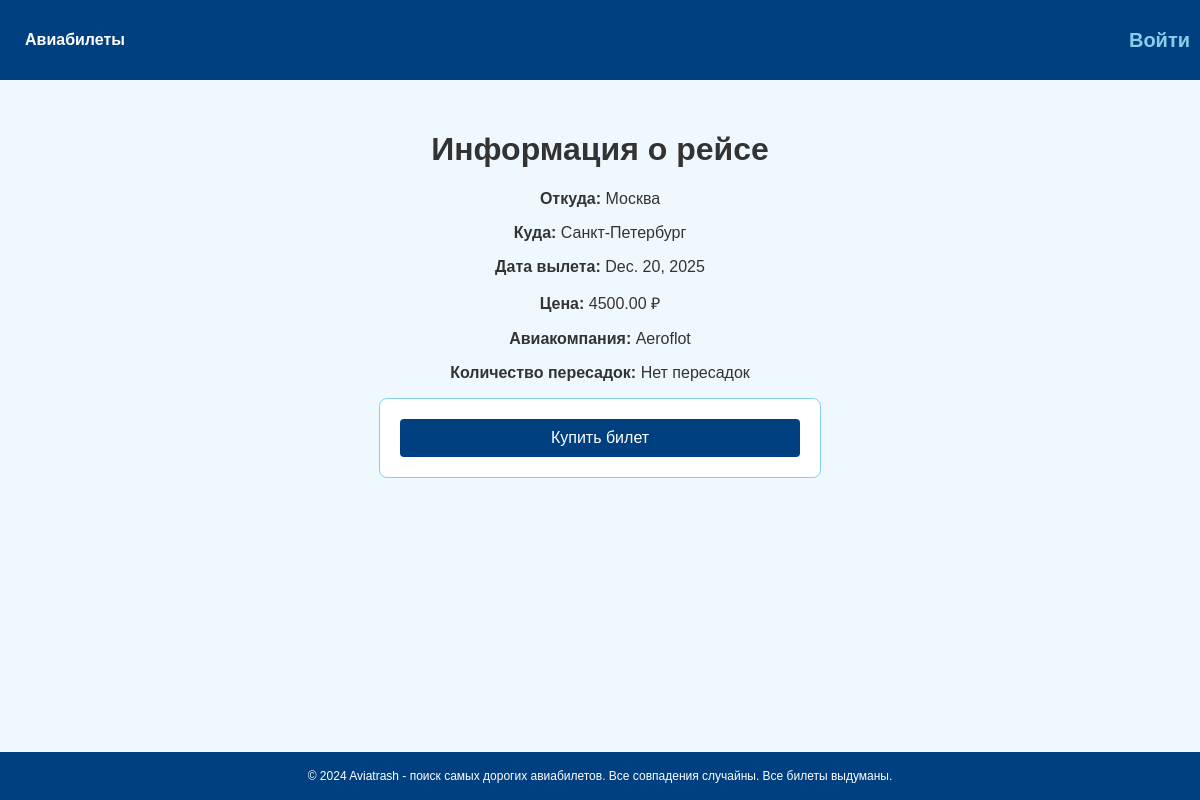
Screenshot of /tickets/tickets/sanktpeterburg_moskva_aeroflot/ with the database file from the repository.
### aviaticket/models.py (models this page shows, shortened)
class Flight(models.Model):
    flight_from = models.CharField(max_length=50, verbose_name='Откуда')
    flight_to = models.ForeignKey('CityWithPhoto', on_delete=models.CASCADE, null=True, blank=True, verbose_name='Куда')
    airline = models.ForeignKey('Airline', on_delete=models.CASCADE, related_name='airline', verbose_name='Авиакомпания')
    time_in_flight = models.DateTimeField(verbose_name='Время в пути')
    day_of_departure = models.DateField(verbose_name='Дата вылета')
    price = models.DecimalField(max_digits=10, decimal_places=2, verbose_name='Цена')
    amount_of_transfers = models.IntegerField(blank=True, null=True, verbose_name='Количество пересадок')
    time_created = models.DateTimeField(auto_now=True, verbose_name='Время создания')
    slug = models.SlugField(max_length=100, unique=True, blank=True, verbose_name='Слаг')

class CityWithPhoto(models.Model):
    city_name = models.CharField(
        max_length=55,
        unique=True,
        verbose_name="Название города"
    )
    photo = models.FileField(
        upload_to='media_photo_city',
        verbose_name="Фотография города"
    )
    def __str__(self):
        return self.city_name

class Airline(models.Model):
    name = models.CharField(max_length=100, unique=True, verbose_name='Название авиакомпании')
    country = models.CharField(max_length=100)
    founded_year = models.IntegerField(
        validators=[
            MinValueValidator(1910),
            MaxValueValidator(2023)
        ]
    )

### aviaticket/views.py (the view)
# urls.py: path('tickets/<slug:slug>/', views.FlightDetailView.as_view(), name='flight_detail'),
class FlightDetailView(DetailView):
    model = Flight
    template_name = 'aviaticket/ticket_detail.html'
    context_object_name = 'flight'

### aviaticket/templates/aviaticket/ticket_detail.html (shortened to what this page needs)
{% extends "base.html" %}
{% block content %}
  <h1>Информация о рейсе</h1>
  <div>
    <p><strong>Откуда:</strong> {{ flight.flight_from }}</p>
    <p><strong>Куда:</strong> {{ flight.flight_to }}</p>
    <p><strong>Дата вылета:</strong> {{ flight.day_of_departure }}</p>
    <p><strong>Цена:</strong> {{ flight.price }} ₽</p>
    <p><strong>Авиакомпания:</strong> {{ flight.airline.name }}</p>
    <p><strong>Количество пересадок:</strong> {{ flight.amount_of_transfers|default:'Нет пересадок' }}</p>
  </div>
  <form method="POST" action="{% url 'ticket_purchase' flight.slug %}">
    <button type="submit">Купить билет</button>
  </form>
{% endblock %}

### static/css/styles.css (style rules this page uses)
body { margin: 0; font-family: Arial, Helvetica, sans-serif; background-color: #f0f8ff; color: #333; display: flex; flex-direction: column; min-height: 100vh; }
form { margin: 0 auto; padding: 20px; max-width: 400px; border: 1px solid #87CEEB; border-radius: 8px; background-color: #fff; }
form button { width: 100%; padding: 10px; background-color: #004080; color: #fff; border: none; border-radius: 4px; font-size: 16px; }

### rows the page displays
Flight: flight_from "Москва", flight_to "Санкт-Петербург", day_of_departure "Dec. 20, 2025", price "4500.00", airline.name "Aeroflot", amount_of_transfers "Нет пересадок"
